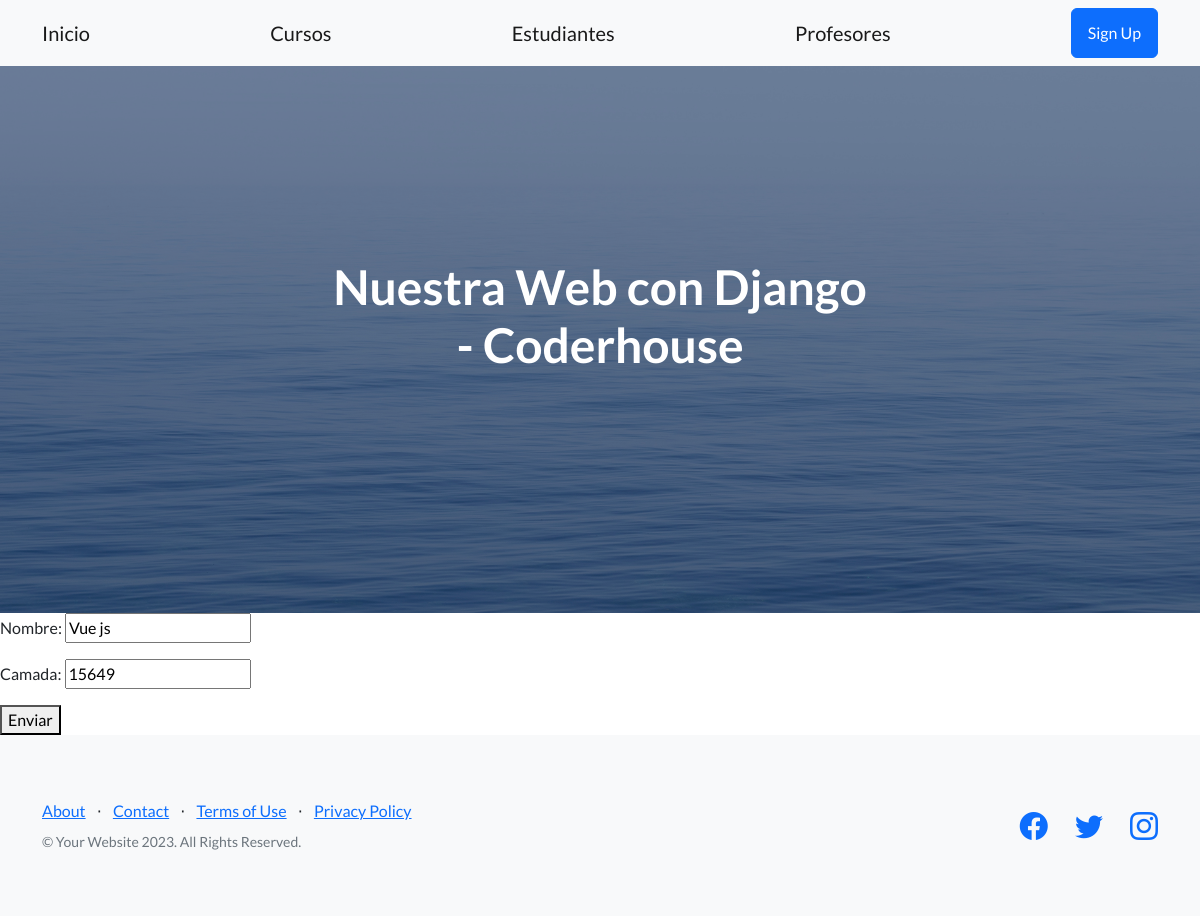
The page /app-coder/actualiza-curso/6 on the database as committed earlier.
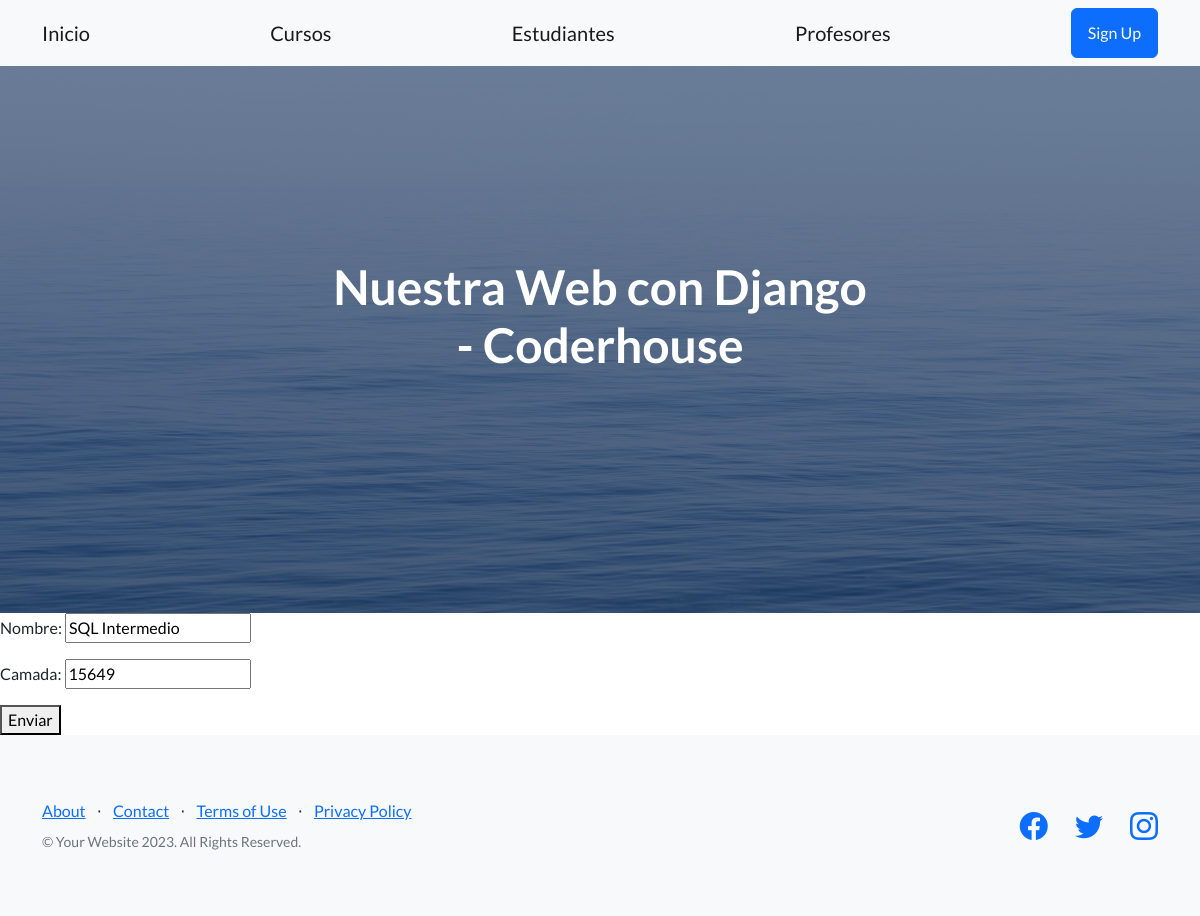
The same page on the database as committed later.
### AppCoder/models.py (models this page shows, shortened)
class Curso(models.Model):
    nombre = models.CharField(max_length=50)
    camada = models.IntegerField()
    class Meta():
        ordering = ("nombre", "camada")

### AppCoder/views.py (the view)
# urls.py: path('actualiza-curso/<pk>', CursoUpdate.as_view(), name = "ActualizaCursos"),
class CursoUpdate(UpdateView):
    model = Curso
    template_name = "curso_update.html"
    fields = ("__all__")
    success_url = '/app-coder/inicio'

### AppCoder/templates/curso_update.html
{% extends 'padre.html' %}
{% block contenidoQueCambia %}
    <form action="{% url 'ActualizaCursos' curso.id %}" method="post"> {% csrf_token %}
        {{form.as_p}}
        <button type="submit">Enviar</button>
    </form>
{% endblock contenidoQueCambia %}

Rows that differ between the two databases and show on the page:
changed Curso: nombre "Vue js" → "SQL Intermedio"
